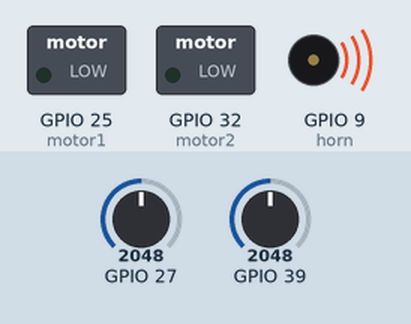
The sketch below on a simulated ESP32. Shown: switched loads named in the sketch (green lamp = pin HIGH), buzzer (waves = sounding, pin HIGH). Inputs (shaded band) come from the test bench; at power-on: GPIO 39 = 2048, GPIO 27 = 2048. What the sketch prints to the serial monitor is not drawn.

Above: at 5.8 s.
5.9 s: GPIO 39 set to 1930
16.5 s: GPIO 27 set to 1963
At 20.8 s:
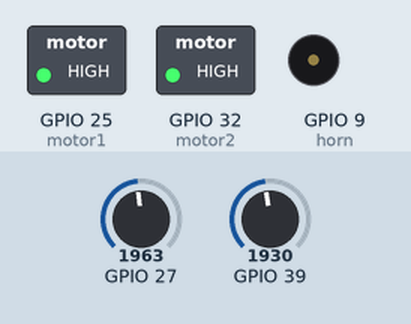
22.5 s: GPIO 39 set to 2040
At 30.8 s:
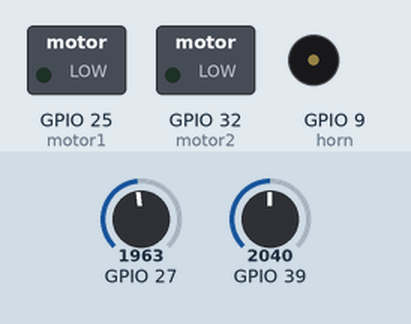
31.5 s: GPIO 39 set to 1960
At 35.9 s:
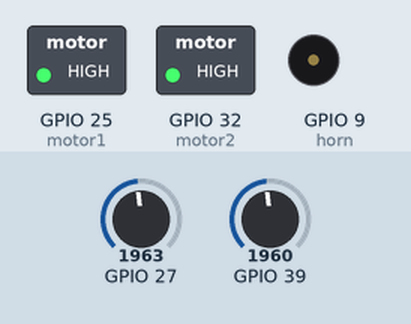
37.5 s: GPIO 39 set to 2047
At 46.0 s:
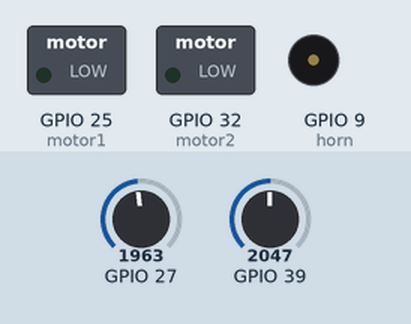
Timing chart, 0 to 47.5 s (numbered marks = the images above; inputs shaded):
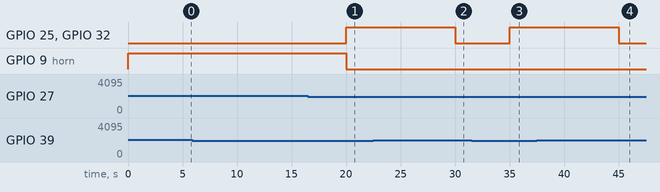

The sketch:

sketch_section6_ir_sensor_copy_20240222202444.ino
```cpp
int motor1 = 25;
int motor2 = 32;
int horn = 9;
void setup() {
   // put your setup code here, to run once:
   pinMode(motor1,OUTPUT);
pinMode(motor2,OUTPUT);
pinMode(39,INPUT);
pinMode(27,INPUT);
pinMode(horn,OUTPUT);
Serial.begin(9600);
}

void loop() {
  // put your main code here, to run repeatedl to get analog chnge the digitalread into analogread
int sensorvalue = analogRead(39);
int sensorvalue2 = analogRead(27);
Serial.println(sensorvalue);
delay(1);
{
if(sensorvalue2>2000)
{
digitalWrite(motor1,LOW);
digitalWrite(motor2,LOW);
digitalWrite(horn,HIGH);
Serial.print("object decteted");
}
 else if(sensorvalue<2000)
 {
   digitalWrite(motor1,HIGH);
digitalWrite(motor2,HIGH);
digitalWrite(horn,LOW);
Serial.print("object NOT decteted");
 }
   }
delay(5000);

{
if(sensorvalue>2000)
{
digitalWrite(motor1,LOW);
digitalWrite(motor2,LOW);
Serial.print("object decteted");
}
 else if(sensorvalue<2000)
 {
   digitalWrite(motor1,HIGH);
digitalWrite(motor2,HIGH);
Serial.print("object NOT decteted");
 }
   }

     }
```

Measured:
- the behaviour switches between 2001 and 2000 on GPIO 27 (found by bisection; images 0 and 1)
- after the input at 16.5 s, GPIO 25 (motor1), GPIO 32 (motor2): LOW → HIGH after 3.5 s; GPIO 9 (horn): HIGH → LOW after 3.5 s
- after the input at 22.5 s, GPIO 25 (motor1), GPIO 32 (motor2): HIGH → LOW after 7.5 s
- after the input at 31.5 s, GPIO 25 (motor1), GPIO 32 (motor2): LOW → HIGH after 3.5 s
- after the input at 37.5 s, GPIO 25 (motor1), GPIO 32 (motor2): HIGH → LOW after 7.5 s
